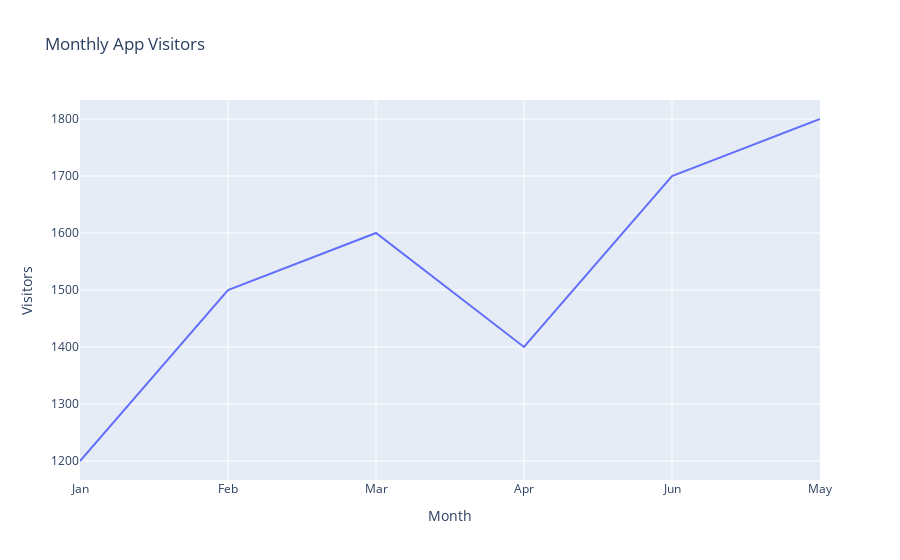

Here is the notebook cell this chart was saved with:
### Code cell
import pandas as pd
df_line = pd.DataFrame({
    'Month':['Jan', 'Feb', 'Mar', 'Apr', 'Jun','May'],
    'Visitors':[1200,1500,1600,1400,1700,1800]
})

fig = px.line(df_line, x='Month', y='Visitors', title="Monthly App Visitors")
fig.show()

### Figure 1 — Plotly figure (JSON) as saved in the notebook; plotly's stock layout.template omitted (floating-point values rounded to 4 significant figures)
{"data": [{"hovertemplate": "Month=%{x}<br>Visitors=%{y}<extra></extra>", "legendgroup": "", "line": {"color": "#636efa", "dash": "solid"}, "marker": {"symbol": "circle"}, "mode": "lines", "name": "", "orientation": "v", "showlegend": false, "type": "scatter", "x": ["Jan", "Feb", "Mar", "Apr", "Jun", "May"], "xaxis": "x", "y": [1200, 1500, 1600, 1400, 1700, 1800], "yaxis": "y"}], "layout": {"legend": {"tracegroupgap": 0}, "title": {"text": "Monthly App Visitors"}, "xaxis": {"anchor": "y", "domain": [0, 1], "title": {"text": "Month"}}, "yaxis": {"anchor": "x", "domain": [0, 1], "title": {"text": "Visitors"}}}}
